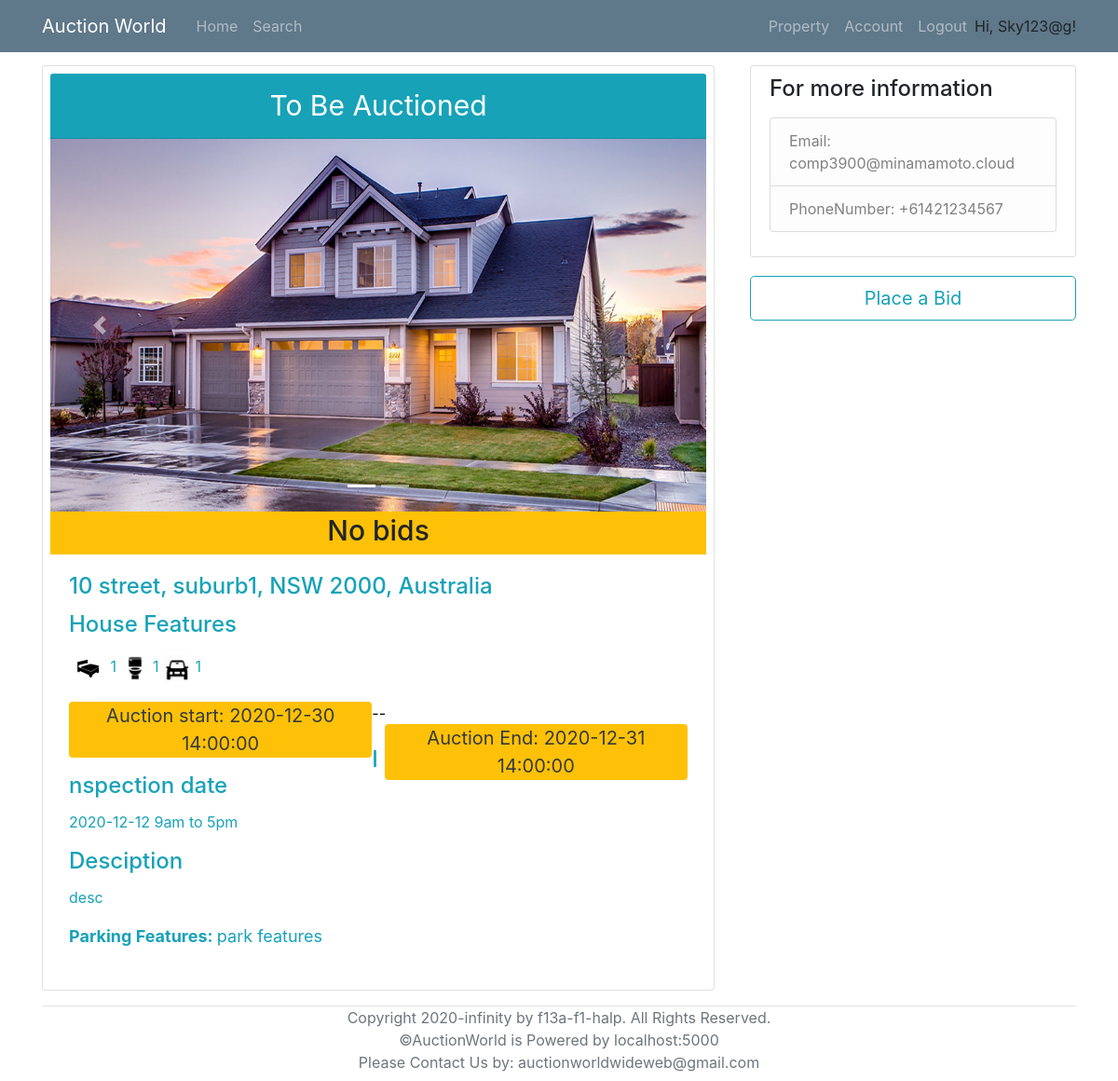
The app's page /viewProperty/1 (signed in), older data.
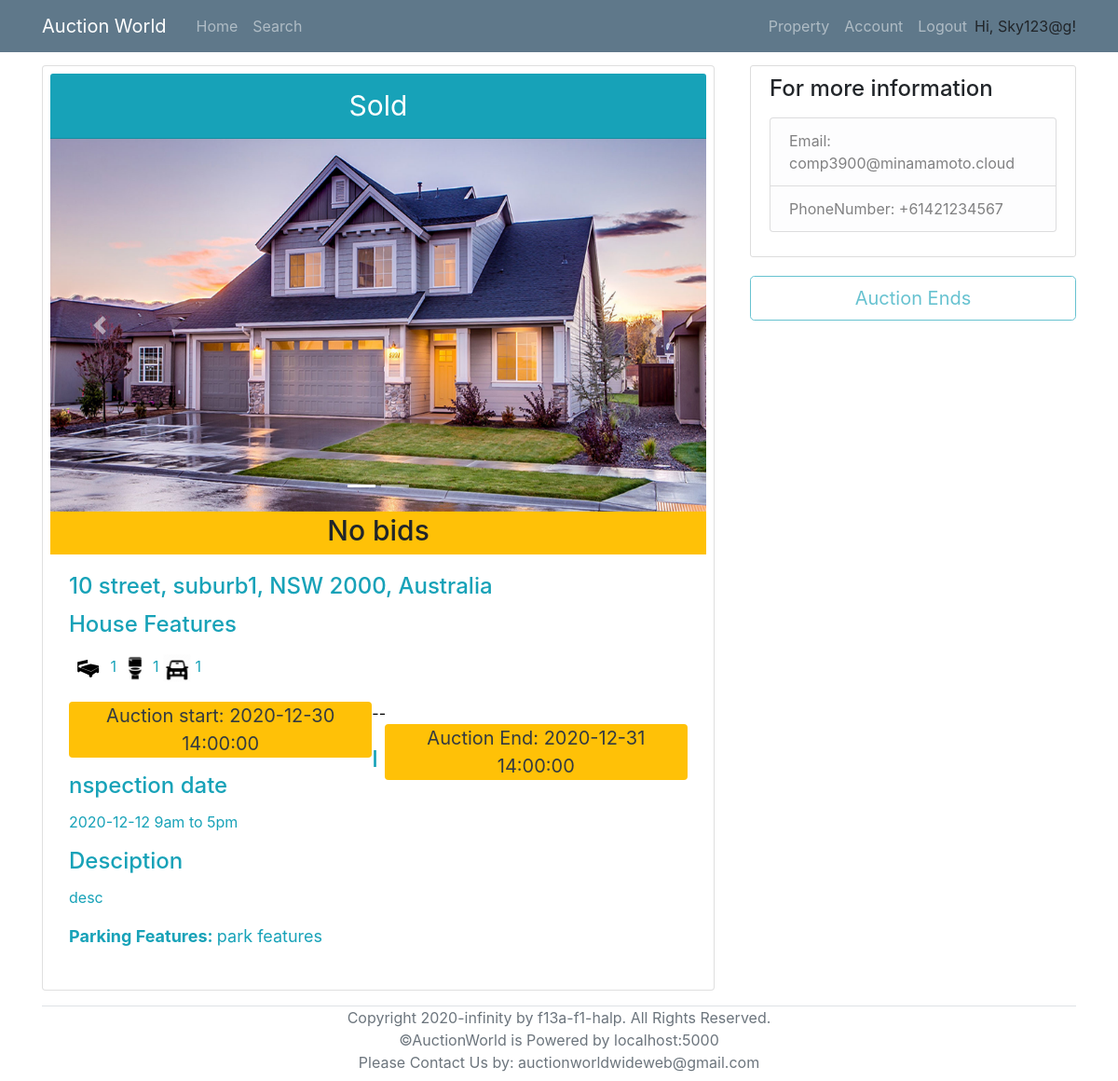
The same page, newer data.
### routes.py (the view)
@app.route('/viewProperty/<property_id>', methods=['POST','GET'])
def viewProperty(property_id):
    property_info = Property.query.filter_by(id=property_id).first_or_404()
    seller = User.query.get(property_info.seller)
    auction = AuctionDetails.query.filter_by(PropertyID = property_id).first()
    if auction:
        highestBid = Bid.query.filter_by(AuctionID = auction.id).order_by(desc(Bid.Amount)).first()
        registered = RegisteredAssociation.query.filter_by(PropertyID = property_id, RegisteredBidderID=current_user.id).first()
        if datetime.now() >= auction.AuctionEnd:
            end=True
        else:
            end=False
        if datetime.now() < auction.AuctionStart or datetime.now()>auction.AuctionEnd:
            remainingTime = None
        else:
            remainingTime = humanfriendly.format_timespan(auction.AuctionEnd - datetime.now())
    else:
        highestBid = None
        registered = None
        remainingTime = None
        end=False
    return render_template('viewProperty.html', title='View Property', property=property_info, seller= seller, auction=auction, highestBid=highestBid, registered=registered, remainingTime=remainingTime, end=end)

### models.py (called while the page is built)
@login_manager.user_loader
def load_user(id):
    return User.query.get(id)

### templates/viewProperty.html (shortened to what the changed rows need)
{% extends "base.html" %}
{% block content %}
<div class="row">
    {% if current_user.id != seller.id %}
        <div class="col-md-8">
            <div class="card p-2 col-md-3.8 mr-2 mb-3">
    {% else %}
        <div class="col-md-10">
            <div class="card p-2 col-md-3.8 ml-3 mr-2 mb-3">
    {% endif %}
                    <div class="card-header text-center bg-info text-white" style="font-size: 30px;">
                        {% if property.status == "auction" %}
                            To Be Auctioned
                        {% elif property.status == "sold" %}
                            Sold
                        {% elif property.status == "Under Offer" %}
                            Under Offer
                        {% endif %}
                    </div>
                    {% if property.photo_collection.count() == 0 %}
						<img class="card-img-top" src="/static/propertyImage/Sample.jpg" alt="Card image cap" >
                    {% else %}
                    <div id="carouselExampleIndicators" class="carousel slide" data-ride="carousel">
                        <ol class="carousel-indicators">
                        </ol>
                        <div class="carousel-inner">
                        </div>
                        <a class="carousel-control-prev" href="#carouselExampleIndicators" role="button" data-slide="prev">
                        </a>
                        <a class="carousel-control-next" href="#carouselExampleIndicators" role="button" data-slide="next">
                        </a>
                    </div>
                    {% endif %}
                    <h6 class="card-subtitle pt-2 pb-2 text-center bg-warning" style="font-size: 30px;" >
                        {% if highestBid:%}
                            highestBid: {{highestBid.Amount}} $
                        {% else %}
                            No bids
                        {% endif%}
                    </h6>
                    <div class="card-body text-info">
                        <h4 class="card-title">
                        </h4>
                        <h4 class="card-title">{{property.property_type}} Features </h4>
                        <p class="card-text">
                            <span><img src="/static/icons/car.png" alt="Card image cap" style="width:30px; height: 30px;"> {{property.num_parking}}</span> <br>
                        </p>
                        {% if auction.AuctionStart and auction.AuctionEnd %}
                            <p class="text-dark bg-warning rounded pl-2 pr-2 mb-0 text-center" style="width: 49%; float: left; font-size: 20px;"> Auction start: {{auction.AuctionStart}} </p>
                            <p style="float: left; color: black;" class="mb-0">--</p>
                            <p class="text-dark bg-warning rounded pl-2 pr-2 mb-0 text-center" style="width: 49%; float: right; font-size: 20px;"> Auction End: {{auction.AuctionEnd}} </p> <br><br>
                        {% endif %}
                        <h4 class="card-title">Inspection date</h4>
                        {% if property.inspection_date %}
                            <p class="card-text">{{property.inspection_date.year}}-{{property.inspection_date.month}}-{{property.inspection_date.day}} 9am to 5pm</p>
                        {% else %}
                            <p class="card-text">The inspection date has not been setted up yet, please wait or you can contact us to make a schedule for you to visit.</p>
                        {% endif %}
                        <h4 class="card-title"> Desciption </h4>
                        <p class="card-text">{{property.description}}</p>
                        <p style="font-size: 18px;"> <strong>Parking Features: </strong>  {{property.parking_features}}</p>
                    </div>
                </div>
    </div>
    {% if current_user.id != seller.id %}
        <div class="col-md-4">
            {% if auction %}
                {% if property.status=='sold' or property.status=='Under Offer' or end %}
                <a href="{{ url_for( 'viewAuction', AuctionID_= auction.id ) }}" >
                    <button class ="btn btn-outline-info btn-lg" style="width: 100%;" type="submit" disabled>Auction Ends</button>
                </a>
                {% elif registered %}
                <a href="{{ url_for( 'viewAuction', AuctionID_= auction.id ) }}" >
                    <button class ="btn btn-outline-info btn-lg" style="width: 100%;" type="submit" >Place a Bid</button>
                </a>
                {% else %}
                <a href="{{ url_for( 'viewAuction', AuctionID_= auction.id ) }}" >
                    <button class ="btn btn-outline-info btn-lg" style="width: 100%;" type="submit" > Join in as a bidder</button>
                </a>
                {% endif %}
            {% else %}
                <p class="badge badge-pill badge-info" style="font-size: 18px;">No auction setted up yet, please wait.</p>
                <a href="{{ url_for( 'viewAuction', AuctionID_= auction.id ) }}" >
                    <button class ="btn btn-outline-info btn-lg" style="width: 100%;" type="submit" disabled> Join in as a bidder</button>
                </a>
            {% endif %}
        </div>
    {% endif %}
</div>
{% endblock %}

Row changes from the older to the newer data that the page shows:
changed Property "street": status "auction" → "sold" (drawn)
Text that changed along with them:
text no longer shown: "To Be Auctioned Place a Bid"
text now shown: "Sold Auction Ends"
